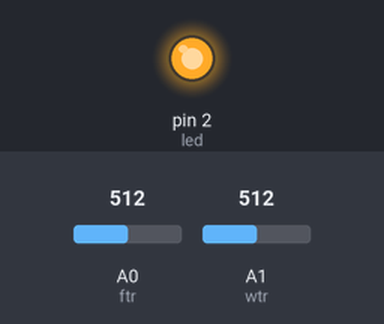
This sketch was run on a simulated Arduino Uno, built with avr-gcc and run on an emulated ATmega328P. Parts: output pins drawn as LEDs (lit = HIGH). The test bench sets the inputs (shaded band); at power-on: A0 (ftr) = 512, A1 (wtr) = 512. What the sketch prints to the serial monitor is not drawn.

Above: at 1.2 s.
1.3 s: A0 (ftr) set to 734
2.8 s: A0 (ftr) set to 764
At 3.7 s:
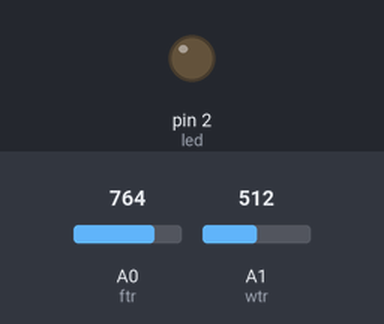
4.3 s: A0 (ftr) set to 740
At 4.7 s:
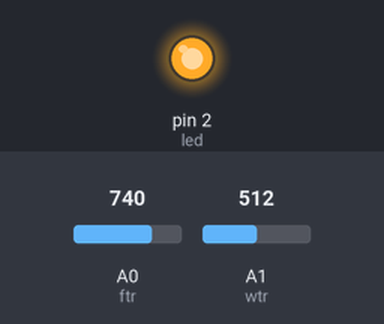
5.8 s: A0 (ftr) set to 760
At 7.2 s:
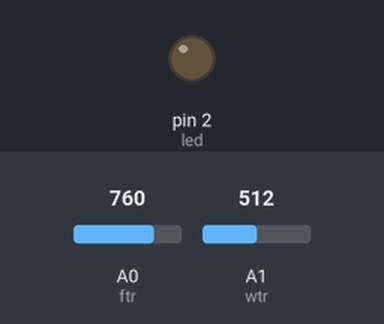
Timing chart, 0 to 8.3 s (numbered marks = the images above; inputs shaded):
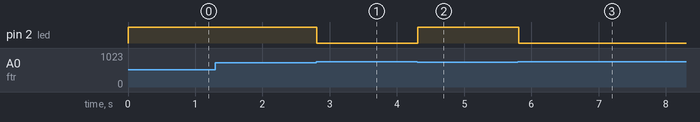

Measured:
- the behaviour switches between 749 and 750 on A0 (ftr) (found by bisection; images 0 and 1)
- after the input at 1.3 s, every drawn part: stays the same
- after the input at 2.8 s, pin 2 (led): HIGH → LOW at once
- after the input at 4.3 s, pin 2 (led): LOW → HIGH at once
- after the input at 5.8 s, pin 2 (led): HIGH → LOW at once

The sketch:

sixth_lesson.ino
```cpp
int ftr = 0;
int val = 0;
int val1 = 0;
int led = 2;
int wtr = 1;
void setup() {
  // put your setup code here, to run once:
  Serial.begin(9600);
  pinMode(led, OUTPUT);
}

void loop() {
  // put your main code here, to run repeatedly:
  val1 = analogRead(wtr);
  val = analogRead(ftr);
  Serial.println(val1);
  if (val <750)
    digitalWrite(led, 1);
  else
    digitalWrite(led, 0);

}
```
